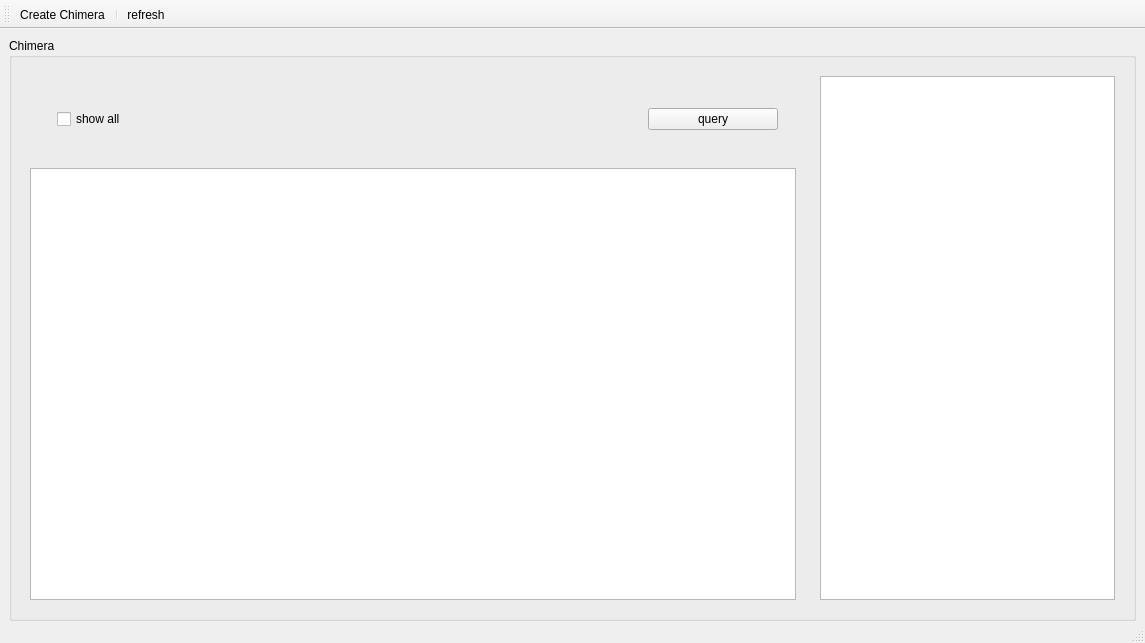
<?xml version="1.0" encoding="UTF-8"?>
<ui version="4.0">
 <class>MainWindow</class>
 <widget class="QMainWindow" name="MainWindow">
  <property name="geometry">
   <rect>
    <x>0</x>
    <y>0</y>
    <width>1145</width>
    <height>643</height>
   </rect>
  </property>
  <property name="windowTitle">
   <string>Chimera Manage</string>
  </property>
  <widget class="QWidget" name="centralwidget">
   <layout class="QGridLayout" name="gridLayout">
    <property name="bottomMargin">
     <number>0</number>
    </property>
    <item row="0" column="0">
     <widget class="QGroupBox" name="groupBox">
      <property name="title">
       <string>Chimera</string>
      </property>
      <layout class="QHBoxLayout" name="horizontalLayout_2" stretch="10,4">
       <item>
        <widget class="QWidget" name="widget_2" native="true">
         <layout class="QGridLayout" name="gridLayout_2" rowstretch="2,10">
          <item row="0" column="0">
           <widget class="QWidget" name="widget" native="true">
            <layout class="QHBoxLayout" name="horizontalLayout_4" stretch="4,1">
             <item>
              <widget class="QWidget" name="widget_11" native="true">
               <layout class="QHBoxLayout" name="horizontalLayout_3">
                <item>
                 <widget class="QWidget" name="widget_3" native="true">
                  <layout class="QHBoxLayout" name="horizontalLayout">
                   <item>
                    <widget class="QCheckBox" name="checkBoxShow">
                     <property name="text">
                      <string>show all</string>
                     </property>
                    </widget>
                   </item>
                   <item>
                    <spacer name="horizontalSpacer">
                     <property name="orientation">
                      <enum>Qt::Horizontal</enum>
                     </property>
                     <property name="sizeHint" stdset="0">
                      <size>
                       <width>480</width>
                       <height>20</height>
                      </size>
                     </property>
                    </spacer>
                   </item>
                  </layout>
                 </widget>
                </item>
               </layout>
              </widget>
             </item>
             <item>
              <widget class="QWidget" name="widget_10" native="true">
               <layout class="QVBoxLayout" name="verticalLayout_3">
                <item>
                 <spacer name="verticalSpacer">
                  <property name="orientation">
                   <enum>Qt::Vertical</enum>
                  </property>
                  <property name="sizeHint" stdset="0">
                   <size>
                    <width>20</width>
                    <height>18</height>
                   </size>
                  </property>
                 </spacer>
                </item>
                <item>
                 <widget class="QPushButton" name="queryChip">
                  <property name="text">
                   <string>query</string>
                  </property>
                 </widget>
                </item>
                <item>
                 <spacer name="verticalSpacer_2">
                  <property name="orientation">
                   <enum>Qt::Vertical</enum>
                  </property>
                  <property name="sizeHint" stdset="0">
                   <size>
                    <width>20</width>
                    <height>18</height>
                   </size>
                  </property>
                 </spacer>
                </item>
               </layout>
              </widget>
             </item>
            </layout>
           </widget>
          </item>
          <item row="1" column="0">
           <widget class="QTableViewChimeraWidget" name="tableChipView"/>
          </item>
         </layout>
        </widget>
       </item>
       <item>
        <widget class="QWidget" name="widget_5" native="true">
         <layout class="QVBoxLayout" name="verticalLayout">
          <item>
           <widget class="QTreeViewChimeraWidget" name="TreeChimeraView"/>
          </item>
         </layout>
        </widget>
       </item>
      </layout>
     </widget>
    </item>
   </layout>
  </widget>
  <widget class="QStatusBar" name="statusbar"/>
  <widget class="QToolBar" name="toolBar">
   <property name="windowTitle">
    <string>toolBar</string>
   </property>
   <attribute name="toolBarArea">
    <enum>TopToolBarArea</enum>
   </attribute>
   <attribute name="toolBarBreak">
    <bool>false</bool>
   </attribute>
   <addaction name="actionCreateChip"/>
   <addaction name="separator"/>
   <addaction name="actionRefresh"/>
  </widget>
  <action name="actionCreateChip">
   <property name="text">
    <string>Create Chimera</string>
   </property>
  </action>
  <action name="actionRefresh">
   <property name="text">
    <string>refresh</string>
   </property>
  </action>
 </widget>
 <customwidgets>
  <customwidget>
   <class>QTableViewChimeraWidget</class>
   <extends>QTableView</extends>
   <header>.widgets.chip_manage_files.table_view_chimera</header>
  </customwidget>
  <customwidget>
   <class>QTreeViewChimeraWidget</class>
   <extends>QTreeView</extends>
   <header>.widgets.chip_manage_files.tree_view_chimera</header>
  </customwidget>
 </customwidgets>
 <resources/>
 <connections>
  <connection>
   <sender>actionCreateChip</sender>
   <signal>triggered()</signal>
   <receiver>MainWindow</receiver>
   <slot>create_chip()</slot>
   <hints>
    <hint type="sourcelabel">
     <x>-1</x>
     <y>-1</y>
    </hint>
    <hint type="destinationlabel">
     <x>414</x>
     <y>314</y>
    </hint>
   </hints>
  </connection>
  <connection>
   <sender>queryChip</sender>
   <signal>clicked()</signal>
   <receiver>MainWindow</receiver>
   <slot>query_chip()</slot>
   <hints>
    <hint type="sourcelabel">
     <x>881</x>
     <y>120</y>
    </hint>
    <hint type="destinationlabel">
     <x>513</x>
     <y>323</y>
    </hint>
   </hints>
  </connection>
  <connection>
   <sender>actionRefresh</sender>
   <signal>triggered()</signal>
   <receiver>MainWindow</receiver>
   <slot>refresh()</slot>
   <hints>
    <hint type="sourcelabel">
     <x>-1</x>
     <y>-1</y>
    </hint>
    <hint type="destinationlabel">
     <x>541</x>
     <y>335</y>
    </hint>
   </hints>
  </connection>
 </connections>
 <slots>
  <slot>create_chip()</slot>
  <slot>query_chip()</slot>
  <slot>query_workspace()</slot>
  <slot>creat_work_space()</slot>
  <slot>refresh()</slot>
  <slot>chip_sample_change()</slot>
  <slot>space_sample_change()</slot>
 </slots>
</ui>
